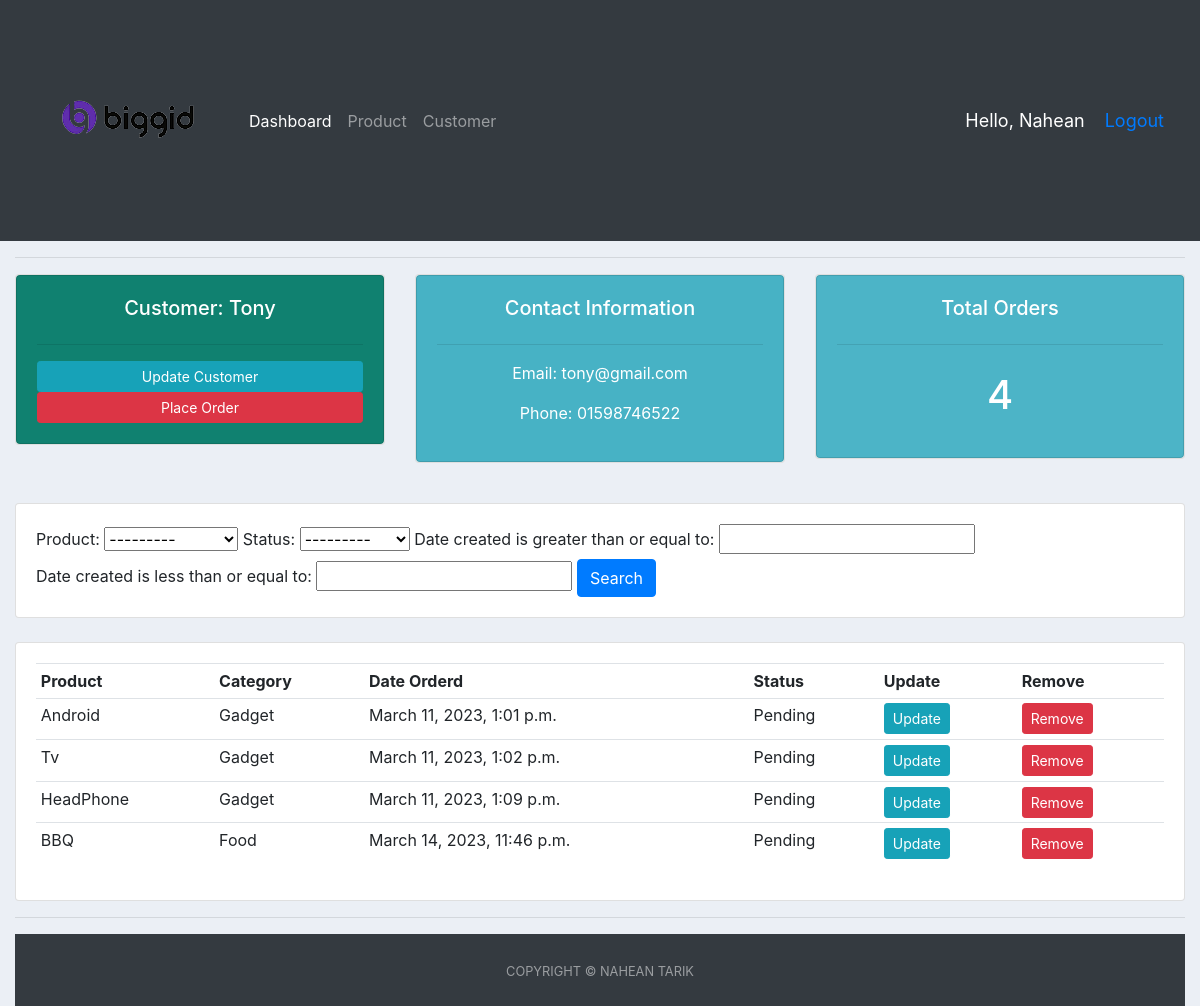
/customer/8/ (signed in), run on an earlier commit of the app's database.
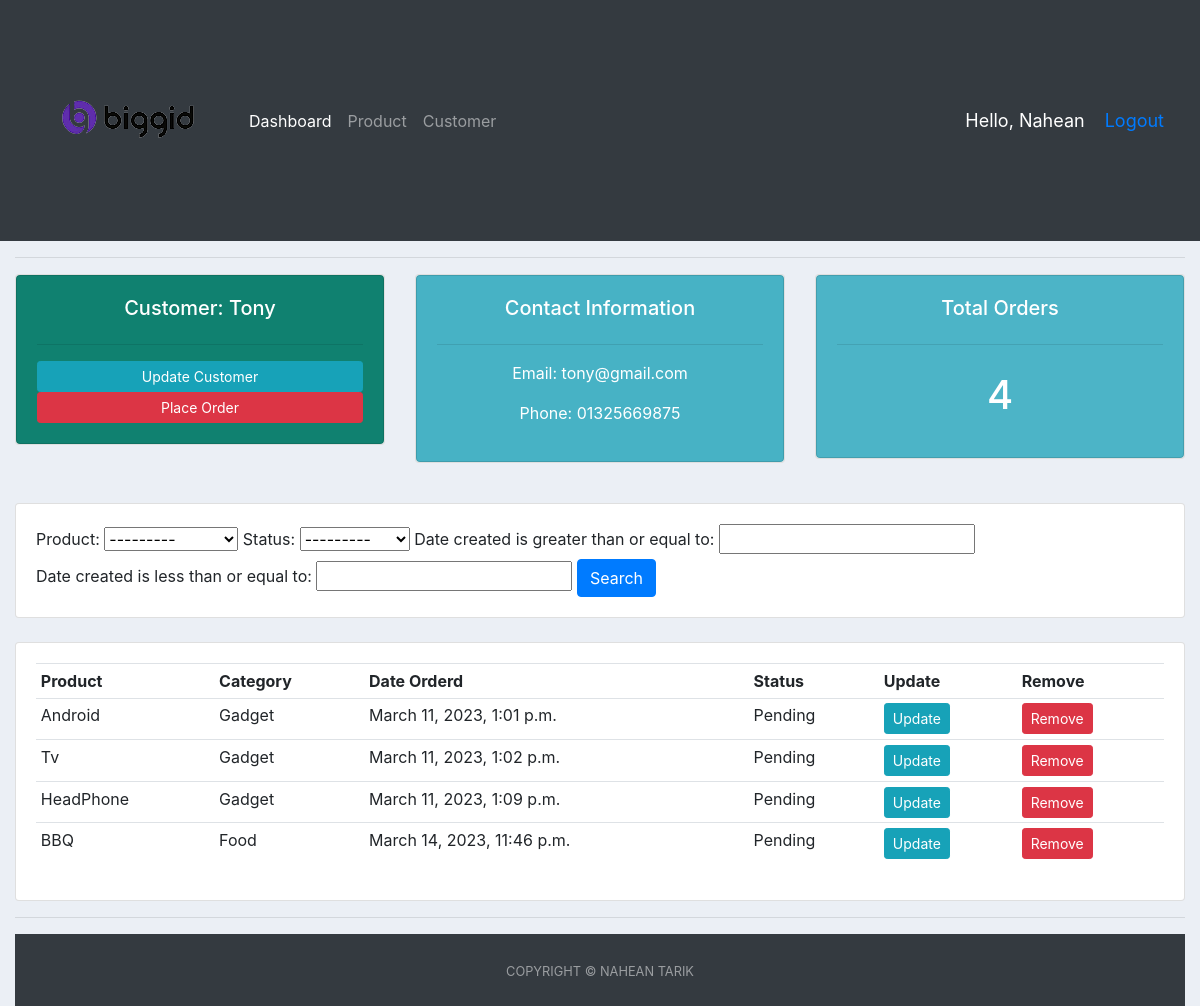
And on a later commit of the database.
### accounts/models.py (models this page shows, shortened)
class Customer(models.Model):
    user = models.OneToOneField(
        User, null=True, blank=True, on_delete=models.CASCADE)
    name = models.CharField(max_length=200, null=True)
    phone = models.CharField(max_length=200, null=True)
    email = models.CharField(max_length=200, null=True)
    profile_pic = models.ImageField(
        default="profile1.png", null=True, blank=True)
    date_created = models.DateTimeField(auto_now_add=True, null=True)

### accounts/decorators.py (the view)
        def wrapper_func(request, *args, **kwargs):
            group = None
            if request.user.groups.exists():
                group = request.user.groups.all()[0].name
            if group in allowed_roles:
                return view_func(request, *args, **kwargs)
            else:
                return HttpResponse('You are not authorized to view this page')

### accounts/models.py (called while the page is built)
    def __str__(self):
        return self.name

### accounts/views.py (called while the page is built)
@login_required(login_url='login')
@allowed_users(allowed_roles=['admin'])
def customer(request, cng):
    customer = Customer.objects.get(id=cng)
    orders = customer.order_set.all()
    myFilters = OrderFilters(request.GET, queryset=orders)
    orders = myFilters.qs
    total_orders = orders.count()
    context = {'orders': orders, 'customer': customer,
               'total_orders': total_orders, 'myFilters': myFilters}
    return render(request, 'accounts/customer.html', context)

### accounts/templates/accounts/customer.html
{% extends 'accounts/main.html' %} {% block content %}
<div class="row">
  <div class="col-md">
    <div class="card text-center text-white mb-3" id="Customer">
      <div class="card card-body" style="background-color: #108170">
        <h5>Customer: {{customer.name}}</h5>
        <hr />
        <a class="btn btn-sm btn-info" href="">Update Customer</a>
        <a
          class="btn btn-sm btn-danger"
          href="{% url 'create_order' customer.id %}"
          >Place Order</a
        >
      </div>
    </div>
  </div>
  <div class="col-md">
    <div class="card text-center text-white mb-3" id="Customer">
      <div class="card card-body" style="background-color: #47b2c5">
        <h5>Contact Information</h5>
        <hr />
        <p>Email: {{customer.email}}</p>
        <p>Phone: {{customer.phone}}</p>
      </div>
    </div>
  </div>
  <div class="col-md">
    <div class="card text-center text-white mb-3" id="Customer">
      <div class="card card-body" style="background-color: #4cb4c7">
        <h5>Total Orders</h5>
        <hr />
        <h1 style="text-align: center; padding: 10px">{{total_orders}}</h1>
      </div>
    </div>
  </div>
</div>
<br />
<div class="row">
  <div class="col">
    <div class="card card-body">
      <form method="get">
        {{myFilters.form}}
        <button class="btn btn-primary" type="submit">Search</button>
      </form>
    </div>
  </div>
</div>
<br />
<div class="row">
  <div class="col-md">
    <div class="card card-body">
      <table class="table table-sm">
        <tr>
          <th>Product</th>
          <th>Category</th>
          <th>Date Orderd</th>
          <th>Status</th>
          <th>Update</th>
          <th>Remove</th>
        </tr>
        {% for i in orders %}
        <tr>
          <td>{{i.product}}</td>
          <td>{{i.product.category}}</td>
          <td>{{i.date_created}}</td>
          <td>{{i.status}}</td>
          <td>
            <a class="btn btn-sm btn-info" href="{% url 'update_order' i.id %}"
              >Update</a
            >
          </td>
          <td>
            <a
              class="btn btn-sm btn-danger"
              href="{% url 'customer_order_delete' i.id %}"
              >Remove</a
            >
          </td>
        </tr>
        {% endfor %}
      </table>
    </div>
  </div>
</div>
{% endblock %}

What changed in the data, as far as the page shows it:
changed Customer "Tony": phone "01598746522" → "01325669875"
